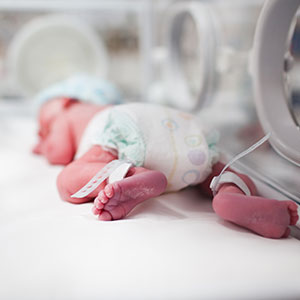
#> input picture enfermeria-uci-neonatal-guia-practica.jpg, 300 x 300 px; its folder holds only this picture in this run
$ python -i anotation_script_v2.py   (imports and definitions only)
#> lines starting #> are read from the running program, lines starting #| are printed output that depends on the picture
"""
Thermal and RGB image annotation tool for custom baby datasets.

This program provides a graphical interface to annotate keypoints on thermal images, paired with their corresponding RGB images, enabling the creation of balanced datasets by individual ("baby"). It allows you to:
- Select and visualize thermal and associated RGB images.
- Annotate up to 9 anatomical keypoints per thermal image, with support for skipping points.
- Save annotations in a structured JSON file.
- Track processed images and reasons for exclusion in a CSV file.
- Resume annotation sessions using the CSV tracking file that records which images have already been processed
- Copy annotated (or excluded) images to a destination directory, preserving folder structure.
- Balance image selection to ensure equitable distribution among individuals.
- Support manual selection and robust error handling (missing RGB, already processed images, etc).


Instructions for Using the Image Annotation Program

Overview:
This program allows you to annotate keypoints on thermal images of infants, associating them with corresponding RGB images. Annotations are saved in a structured JSON file, and the program helps balance the dataset across different individuals.

How to Use:

1. Launching the Program:

    - Run the script from the terminal:
       python anotation_script_v2.py
    -Required Files and Directories:

    - Annotation File (.json):
    The JSON file where all keypoint annotations for the images will be saved.

    - Root Directory of Images:
    The main directory containing the original thermal and RGB images, organized by individual (baby) or other relevant structure.

    - Personalized Dataset Directory:
    The output directory where annotated (and skipped) images will be copied, preserving the same folder structure as the Root Directory.

    - Tracking File (.csv):
    A CSV file used to track annotation progress and metadata. Each row should include:
        - Baby ID
        - Original Thermal Image Path
        - New Thermal Image Path (in the personalized dataset directory)
        - Original RGB Image Path
        - New RGB Image Path (in the personalized dataset directory)
        - Annotations File (JSON)
        - Reason (used to indicate why an image was skipped or to confirm it was annotated)

2. Annotating Images:
   - The program displays a thermal image and its associated RGB image so you can decide to annotate it or not.
   - Click on the thermal image to mark up to 9 anatomical keypoints.
   - To skip an image, use the skip option and select a reason.
   - After annotating you can confirm.

3. Saving and Managing Annotations:
   - Annotations are automatically saved in a JSON file.
   - Skipped images and reasons are logged in a CSV file.
   - Annotated and skipped images are copied to the output directory, preserving the folder structure.

4. Balancing the Dataset:
   - The program automatically selects images to ensure a balanced number per individual.

5. Resuming Work:
   - The program tracks processed images. You can stop and restart without losing progress.

Tips:
- Ensure each thermal image has a corresponding RGB image in the correct location.
- Review the output JSON and CSV files to verify your annotations and skipped images.
- If you encounter errors, check the terminal output for troubleshooting information.

Bug:
- If during the annotation you skip using the right click of the mouse but you are outside the image it leads to an error casue you're outside the boundaries.

"""

import os
import random
import shutil
import csv
import json
import tkinter as tk
from tkinter import filedialog, messagebox, simpledialog, ttk
from PIL import Image, ImageTk, ImageOps, ExifTags
from collections import defaultdict
import threading


# Primero añadir esta función para manejar correctamente orientación EXIF
def apply_exif_orientation(image):
    """
    Aplica manualmente la rotación según la orientación EXIF.
    """
    try:
        exif = image._getexif()
        if exif is not None:
            # Encontrar el tag de orientación
            orientation_tag = None
            for tag, tag_value in ExifTags.TAGS.items():
                if tag_value == 'Orientation':
                    orientation_tag = tag
                    break

            if orientation_tag is not None and orientation_tag in exif:
                orientation = exif[orientation_tag]

                # Aplicar rotación según la orientación EXIF
                if orientation == 3:
                    image = image.rotate(180, expand=True)
                elif orientation == 6:
                    image = image.rotate(270, expand=True)
                elif orientation == 8:
                    image = image.rotate(90, expand=True)
    except Exception as e:
        print(f"Error al procesar orientación EXIF: {e}")

    return image

class LoadingDialog(tk.Toplevel):
    # [10 lines left out: function __init__, not called in this run]

class AnnotationWindow(tk.Toplevel):
    # [133 lines left out: functions __init__, setup_scaling, setup_ui, get_click_position, on_thermal_click, on_thermal_right_click and 1 more, not called in this run]

class BalancedImageAnnotator:
    # [214 lines left out: functions __init__, setup_gui, get_rgb_path, ask_directories, show_loading_dialog, _timeout_loading_dialog and 7 more, not called in this run]

    def get_baby_id(self, path):
        relative_path = os.path.relpath(path, self.source_dir)
        return relative_path.split(os.sep)[0]

    # [192 lines left out: functions select_next_image, show_image, update_display, update_stats, start_annotation, on_annotation_complete and 3 more, not called in this run]

# [4 lines not run here, left out]

>>> import cv2
>>> picture = cv2.imread('enfermeria-uci-neonatal-guia-practica.jpg', cv2.IMREAD_GRAYSCALE)
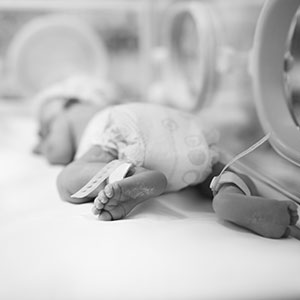
#> picture: shape (300, 300); min 5, max 255, mean 191.2
>>> result = apply_exif_orientation(picture)

$ run again, on high-angle-view-of-newborn-baby-in-hospital-crib-CAVF23522.jpg
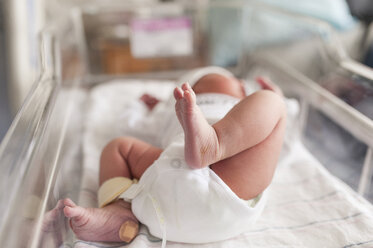
#> input picture high-angle-view-of-newborn-baby-in-hospital-crib-CAVF23522.jpg, 373 x 248 px
#> `picture = cv2.imread('enfermeria-uci-neonatal-guia-practica.jpg', cv2...`:
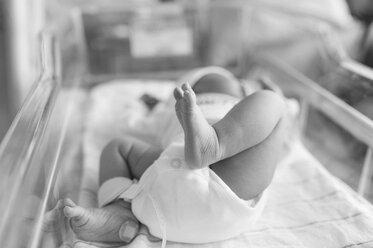
#> picture: shape (248, 373); min 23, max 255, mean 170.1
